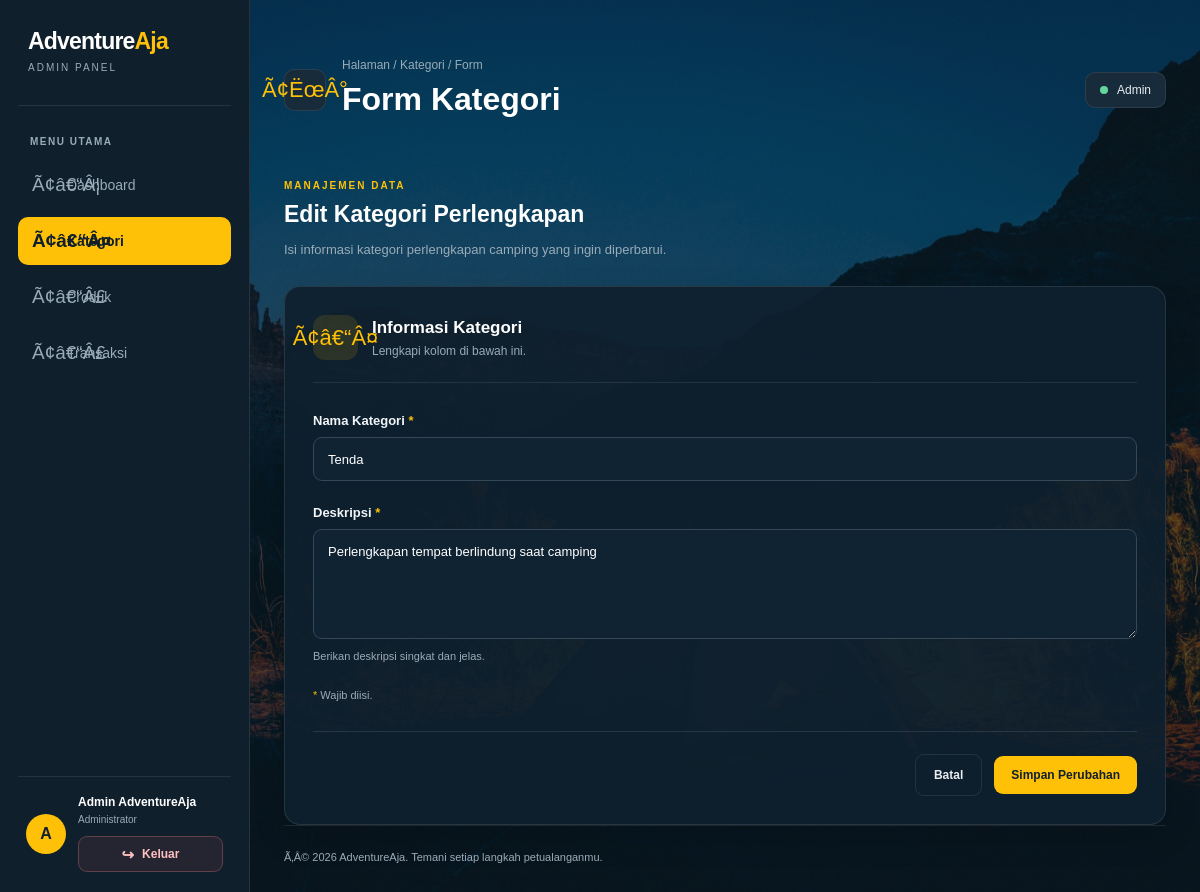
The app's page /categories-entry.php?edit=1 (signed in) with its own data.
### tables this page shows
CREATE TABLE `categories` (
  `id` int NOT NULL,
  `name` varchar(100) NOT NULL,
  `description` text,
  `image` varchar(255) DEFAULT NULL,
  `created_at` timestamp NULL DEFAULT CURRENT_TIMESTAMP
);

### categories-entry.php (called while the page is built)
<?php
require __DIR__ . '/pages/admin/categories-entry.php';

### includes/auth.php (called while the page is built, shortened)
<?php
function e($value): string
{
    return htmlspecialchars((string) $value, ENT_QUOTES, 'UTF-8');
}
?>

### pages/admin/categories-entry.php (the view, shortened to what this page needs)
<?php
require_once APP_ROOT . '/includes/auth.php';
require_once APP_ROOT . '/config/koneksi.php';
$id = filter_input(INPUT_GET, 'edit', FILTER_VALIDATE_INT);
$category = [
    'name' => '',
    'description' => ''
];
$isEdit = false;
if ($id) {
    $stmt = mysqli_prepare(
        $conn,
        'SELECT id, name, description FROM categories WHERE id = ?'
    );
    mysqli_stmt_bind_param($stmt, 'i', $id);
    mysqli_stmt_execute($stmt);
    $result = mysqli_stmt_get_result($stmt);
    $category = mysqli_fetch_assoc($result);
    $isEdit = true;
}
?>
<!DOCTYPE html>
<html lang="id">
<head>
    <link rel="stylesheet" href="css/admin.css?v=<?= filemtime(APP_ROOT . '/css/admin.css') ?>">
</head>
<body>
    <div class="dashboard">
        <aside class="sidebar" id="sidebar">
            <div class="sidebar-logo">
                <h2>Adventure<span>Aja</span></h2>
                <p>ADMIN PANEL</p>
            </div>
            <nav class="sidebar-nav">
                <p class="menu-label">MENU UTAMA</p>
                <a href="admin.php" class="nav-link">
                    <span class="nav-icon">Ã¢â€“Â¦</span>
                    <span>Dashboard</span>
                </a>
                <a href="categories.php" class="nav-link active">
                    <span class="nav-icon">Ã¢â€“Â¤</span>
                    <span>Kategori</span>
                </a>
                <a href="products.php" class="nav-link">
                    <span class="nav-icon">Ã¢â€“Â£</span>
                    <span>Produk</span>
                </a>
                <a href="transaction.php" class="nav-link">
                    <span class="nav-icon">Ã¢â€“Â£</span>
                    <span>Transaksi</span>
                </a>
            </nav>
            <div class="sidebar-bottom">
                <div class="admin-avatar">A</div>
                <div class="admin-info">
                    <h4><?= e($_SESSION['user']['name']) ?></h4>
                    <p>Administrator</p>
                    <a href="logout.php" class="admin-logout">Keluar</a>
                </div>
            </div>
        </aside>
        <main class="main-content">
            <header class="topbar">
                <div class="topbar-left">
                    <button
                        type="button"
                        class="sidebar-toggle"
                        id="sidebarToggle"
                        aria-label="Buka atau tutup sidebar"
                        aria-controls="sidebar"
                        aria-expanded="true">
                        Ã¢ËœÂ°
                    </button>
                    <div class="page-heading">
                        <p class="breadcrumb">Halaman / Kategori / Form</p>
                        <h1>Form Kategori</h1>
                    </div>
                </div>
                <div class="topbar-info">
                    <div class="status-indicator"></div>
                    <span>Admin</span>
                </div>
            </header>
            <section class="form-intro">
                <p class="eyebrow">MANAJEMEN DATA</p>
                <h2>
                    <?= $isEdit ? 'Edit' : 'Tambah' ?>
                    Kategori Perlengkapan
                </h2>
                <p>
                    Isi informasi kategori perlengkapan camping
                    yang ingin <?= $isEdit ? 'diperbarui' : 'ditambahkan' ?>.
                </p>
            </section>
            <section class="form-card">
                <div class="form-card-heading">
                    <div class="form-heading-icon">Ã¢â€“Â¤</div>
                    <div>
                        <h2>Informasi Kategori</h2>
                        <p>Lengkapi kolom di bawah ini.</p>
                    </div>
                </div>
                <form method="POST" action="categories-process.php">
                    <div class="form-group">
                        <label for="categoryName">
                            Nama Kategori
                            <span class="required-mark">*</span>
                        </label>
                        <input
                            type="text"
                            id="categoryName"
                            name="categoryName"
                            maxlength="100"
                            placeholder="Contoh: Tenda"
                            value="<?= e($category['name']) ?>"
                            required>
                    </div>
                    <div class="form-group">
                        <label for="categoryDescription">
                            Deskripsi
                            <span class="required-mark">*</span>
                        </label>
                        <textarea
                            id="categoryDescription"
                            name="categoryDescription"
                            rows="4"
                            placeholder="Jelaskan jenis perlengkapan dalam kategori ini..."
                            required><?= e($category['description']) ?></textarea>
                        <small>
                            Berikan deskripsi singkat dan jelas.
                        </small>
                    </div>
                    <p class="form-note">
                        <span class="required-mark">*</span>
                        Wajib diisi.
                    </p>
                    <div class="form-actions">
                        <a href="categories.php" class="secondary-button">
                            Batal
                        </a>
                        <button
                            type="submit"
                            class="primary-button form-submit">
                            <?= $isEdit ? 'Simpan Perubahan' : 'Simpan Kategori' ?>
                        </button>
                    </div>
                </form>
            </section>
            <footer class="dashboard-footer">
                <p>
                    Ã‚Â© 2026 AdventureAja.
                    Temani setiap langkah petualanganmu.
                </p>
            </footer>
        </main>
    </div>
</body>
</html>

### records on screen
categories: categoryName "Tenda", categoryDescription "Perlengkapan tempat berlindung saat camping"

### other values on screen
$_SESSION['user']['name'] "Admin AdventureAja"
